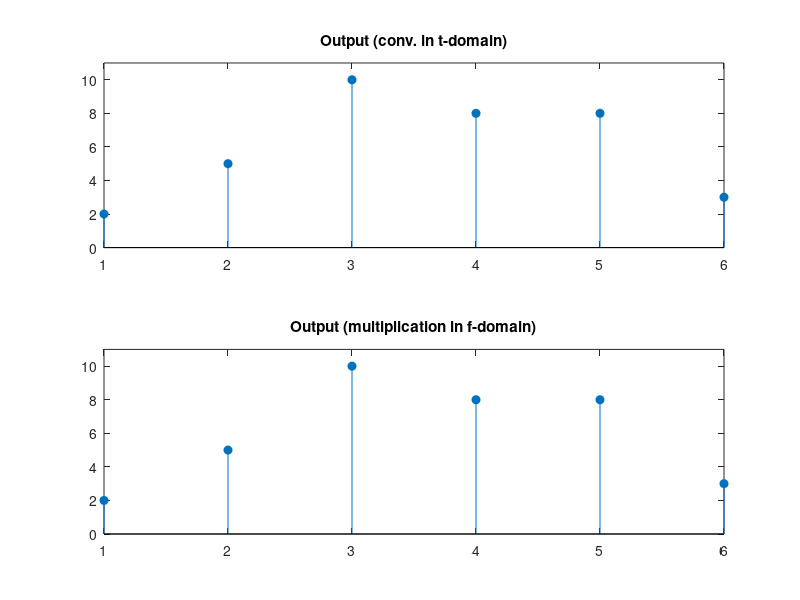

This figure's MATLAB source:
clear; close all; clc;
%In order to compute the linear convolution using DFT, you need to
%post-pad both signals with zeros, otherwise the result would be the 
%"circular convolution".

%Create two vectors, x and y, and compute the linear convolution 
%of the two vectors.
x = [2 1 2 1];
h = [1 2 3];
y1 = conv(x,h);

%In this case, the output has length 4+3-1.
%So, we need to:
%Pad both vectors with zeros to length 4+3-1. 
%Obtain the DFT of both vectors, multiply the DFTs, and obtain the 
%inverse DFT of the product.

xpad = [x zeros(1,6-length(x))];
hpad = [h zeros(1,6-length(h))];
y2 = ifft(fft(xpad).*fft(hpad));

%Plot the output of linear convolution and the inverse of the 
%DFT product to show the equivalence.
figure (1)
subplot(2,1,1)
stem(y1,'filled')
ylim([0 11])
title('Output (conv. in t-domain)')
subplot(2,1,2)
stem(y2,'filled')
ylim([0 11])
title('Output (multiplication in f-domain)')
















